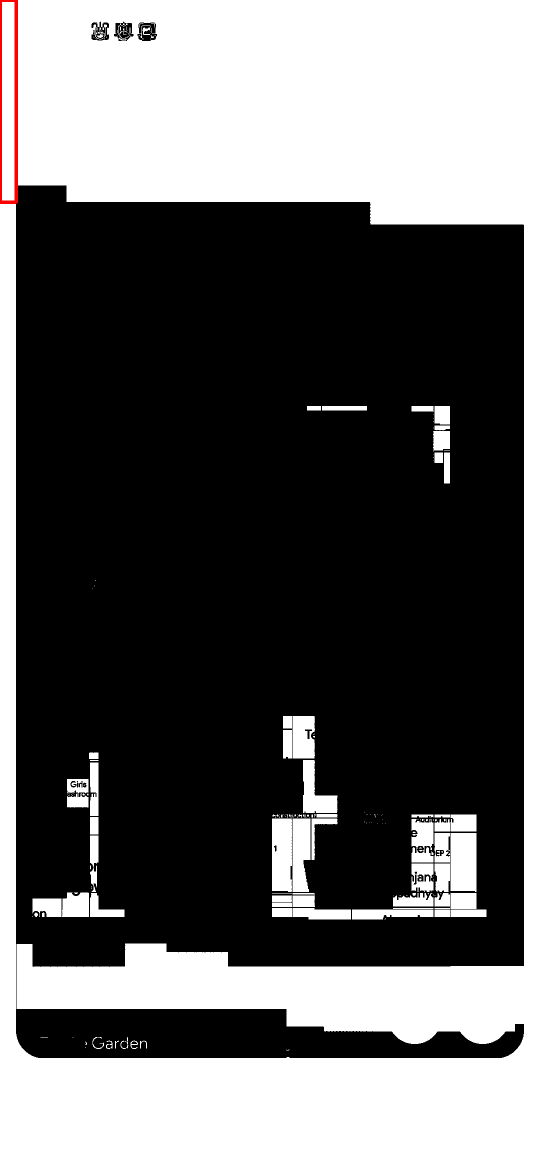
#> input picture map-source/vjti-ground-floor/crop-detection.png, 1080 x 2340 px (shown at 1/2 size)
$ python -i stitch_floor.py   (imports and definitions only)
#> lines starting #> are read from the running program, lines starting #| are printed output that depends on the picture; after the words box and inside, x2 and y2 are one past the last pixel; in counts of white or black regions, pixels touching at a corner belong together
#> further down, picture is the input picture: shape (2340, 1080, 3); mean B, G, R 98.9, 98.9, 99.4
#!/usr/bin/env python3
"""Constrained multi-hypothesis stitcher for translated floor-map screenshots."""

from __future__ import annotations

import argparse
import json
import math
import shutil
import sys
from collections import Counter, defaultdict
from pathlib import Path
from typing import Any

import cv2
import numpy as np

IMAGE_EXTENSIONS = {".jpg", ".jpeg", ".png", ".webp"}
GENERATED_IMAGES = {"stitched.png", "debug.png", "crop-detection.png"}
DEFAULT_CROP = {"x": 34, "y": 280, "w": 1012, "h": 1690}
DEFAULT_SETTINGS = {
    "min_shift_fraction": 0.35,
    "max_shift_fraction": 0.85,
    "max_cross_shift_px": 120,
}


# [18 lines left out: functions load_images, read_json, not called in this run]


def crop_settings(folder: Path, image: np.ndarray) -> dict[str, int]:
    data = read_json(folder / "crop.json", read_json(folder / "crop.default.json", DEFAULT_CROP))
    return {key: int(data[key]) for key in ("x", "y", "w", "h")}


# [13 lines left out: functions settings, crop_images, not called in this run]


def edge_image(image: np.ndarray) -> np.ndarray:
    gray = cv2.cvtColor(image, cv2.COLOR_BGR2GRAY)
    return cv2.Canny(cv2.GaussianBlur(gray, (3, 3), 0), 40, 120)


# [28 lines left out: functions ocr_labels, color_points, not called in this run]


def stair_points(image: np.ndarray) -> list[tuple[float, float]]:
    hsv = cv2.cvtColor(image, cv2.COLOR_BGR2HSV)
#> hsv: shape (2340, 1080, 3); mean H, S, V 0, 0.5, 99.4
    mask = cv2.inRange(hsv, np.array([0, 110, 100]), np.array([10, 255, 255]))
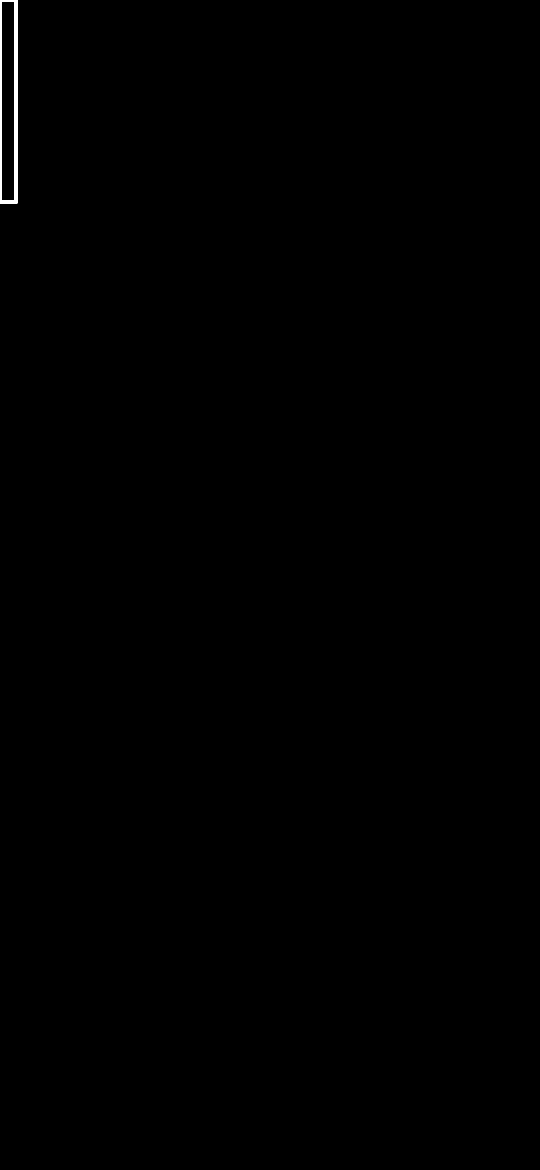
#> mask: shape (2340, 1080) (shown at 1/2 size); 0.19% white; 1 white region, box (x1, y1, x2, y2) and area: (0, 0, 36, 408) 4758
    contours, _ = cv2.findContours(mask, cv2.RETR_EXTERNAL, cv2.CHAIN_APPROX_SIMPLE)
#> contours = 1 item
    points = []
    for contour in contours:
        area = cv2.contourArea(contour)
        if area > 40:
            moments = cv2.moments(contour)
            if moments["m00"]:
                points.append((moments["m10"] / moments["m00"], moments["m01"] / moments["m00"]))
#> this loop made 1 pass
#> area on pass 1: 14241
#> after the loop, points = [(17.5, 203.4)]
    return points


# [186 lines left out: functions hint_for, constrained, vote_translation, candidate_shifts, solve_layout, overlap_diff and 2 more, not called in this run]


# [2 lines not run here, left out]

>>> import cv2
>>> picture = cv2.imread('../map-source/vjti-ground-floor/crop-detection.png')
>>> result = stair_points(picture)
#> result = [(17.5, 203.4)]
